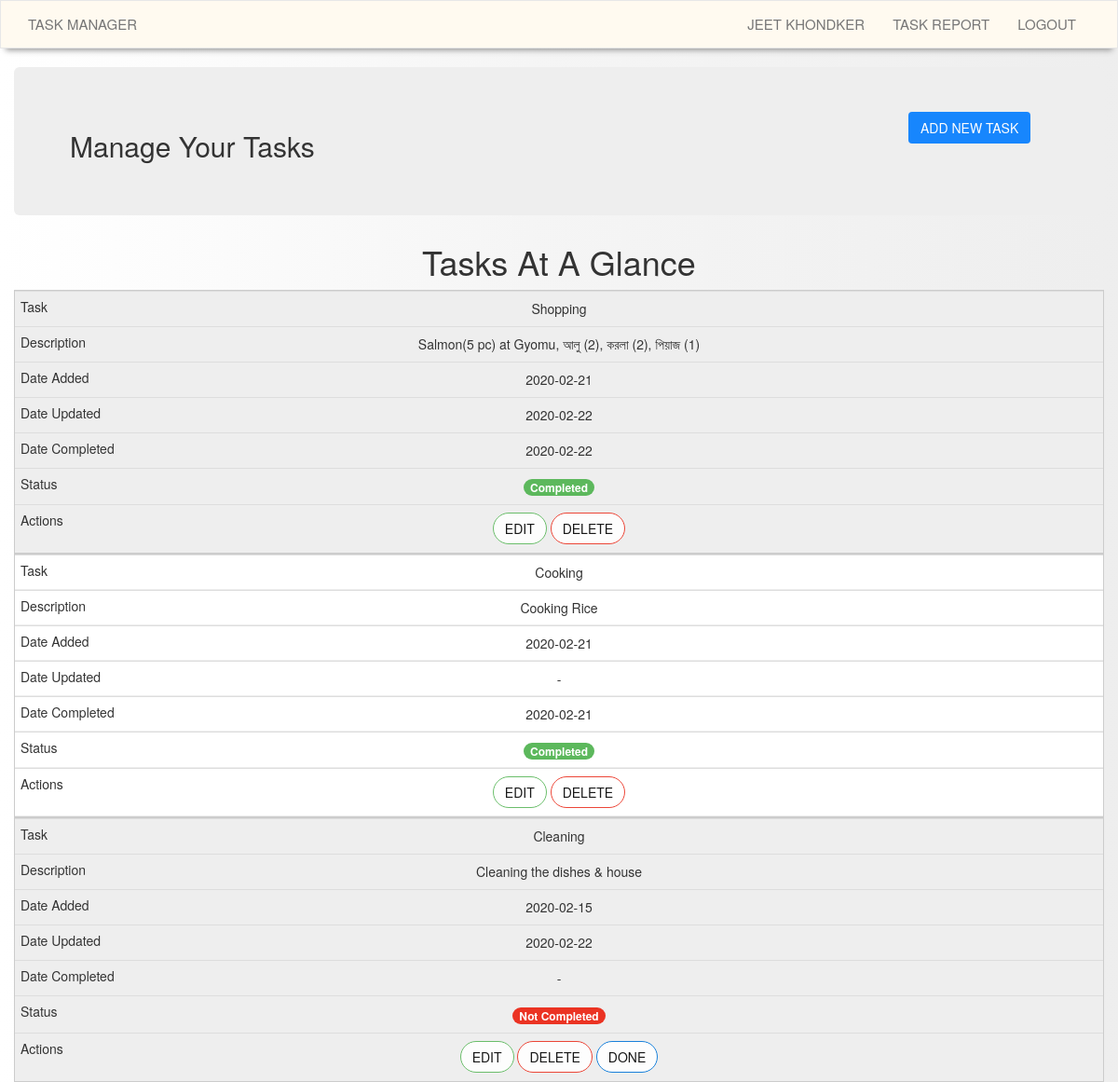
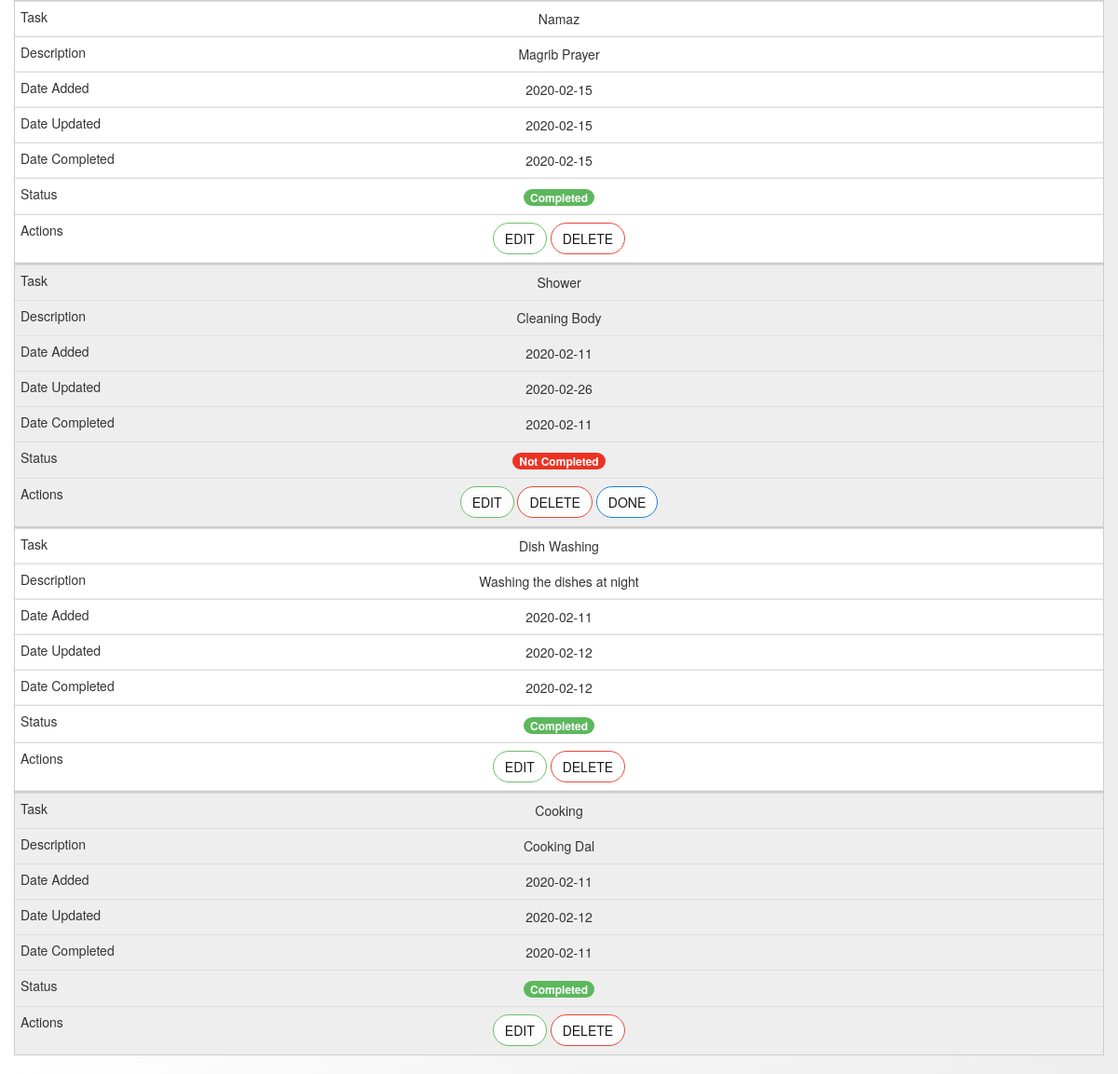
The app's page /index (signed in) with its own data (2 pictures, top to bottom).
### app/models.py (models this page shows, shortened)
class User(UserMixin, db.Model):
    __tablename__ = "user"
    id = db.Column(db.Integer, primary_key = True)
    username = db.Column(db.String(64), index = True, unique = True)
    firstName = db.Column(db.String(50))
    lastName = db.Column(db.String(50))
    email = db.Column(db.String(120), index = True, unique = True)
    password_hash = db.Column(db.String(128))
    todoitems = db.relationship("ToDo", backref = "owner", lazy = "dynamic")

class ToDo(db.Model):
    __tablename__ = "todoitems"
    item_id = db.Column(db.Integer, primary_key = True)
    title = db.Column(db.String(100), nullable = False)
    description = db.Column(db.String(200), nullable = False)
    date_created = db.Column(db.DateTime, default = datetime.utcnow)
    date_updated = db.Column(db.DateTime)
    date_completed = db.Column(db.DateTime)
    is_completed = db.Column(db.Boolean, default = False, nullable = False)
    user_id = db.Column(db.Integer, db.ForeignKey("user.id"), nullable = False)

### app/routes.py (the view)
@app.route('/', methods = ["POST", "GET"])
@app.route("/index", methods = ["POST", "GET"])
@login_required
def index():
    todoitems = ToDo.query.filter_by(user_id = current_user.id).order_by(ToDo.date_created.desc()).all()
    return render_template("index.html", todoitems = todoitems)

### app/models.py (called while the page is built)
@login.user_loader
def load_user(id):
    return User.query.get(int(id))

### app/routes.py (called while the page is built)
@app.before_request
def before_request():
    g.locale = str(get_locale())

### app/templates/index.html (shortened to what this page needs)
{% extends "base.html" %}
{% block app_content %}
    <div class="container">
        <div class="row">
            <div class="jumbotron">
                <div class="row">
                    <div class="col-md-10">
                        <h2>{{ _("Manage Your Tasks") }}</h2>
                    </div>
                    <div class="col-md-2">
                        <span class="align-middle">
                            <button type="button" class="btn btn-addTask" data-toggle="modal" data-target="#addTask">{{ _("Add New Task") }}</button>
                        </span>
                    </div>
                </div>
            </div>
            <h1 class="text-center">{{ _("Tasks At A Glance") }}</h1>
            {% if todoitems|length < 1 %}
                <h3 class="text-center">{{ _("Currently you dont have any tasks") }}, {{ current_user.firstName }}{{ _(". Create One?") }}</h3>
            {% else %}
                <table class="table table-dark">
                    <tbody>
                        {% for todoitem in todoitems %}
                            {% if todoitem.is_completed == True %}
                                <tr class="data-hover">
                                    <td>{{ todoitem.title }}</td>
                                    <td>{{ todoitem.description }}</td>
                                    <td>{{ todoitem.date_created.date() }}</td>
                                    <td>
                                        {% if todoitem.date_updated != None %}
                                            {{ todoitem.date_updated.date() }}
                                        {% else %}
                                            -
                                        {% endif %}
                                    </td>
                                    <td>
                                        {% if todoitem.date_completed != None %}
                                            {{ todoitem.date_completed.date() }}
                                        {% else %}
                                            -
                                        {% endif %}
                                    </td>
                                    <td><span class="badge badge-completed">{{ _("Completed") }}</span></td>
                                    <td>
                                        <a href="/update/{{ todoitem.item_id }}" class="btn btn-primary edit_button" data-toggle="modal" data-target="#editItem{{todoitem.item_id}}">{{ _("Edit") }}</a>
                                        <a onclick="playDelSound(event);" href="/delete/{{ todoitem.item_id }}" class="btn delete-button">{{ _("Delete") }}</a>
                                    </td>
                                </tr>
                            {% else %}
                                <tr class="data-hover">
                                    <td>{{ todoitem.title }}</td>
                                    <td>{{ todoitem.description }}</td>
                                    <td>{{ todoitem.date_created.date() }}</td>
                                    <td>
                                        {% if todoitem.date_updated != None %}
                                            {{ todoitem.date_updated.date() }}
                                        {% else %}
                                            -
                                        {% endif %}
                                    </td>
                                    <td>
                                        {% if todoitem.date_completed != None %}
                                            {{ todoitem.date_completed.date() }}
                                        {% else %}
                                            -
                                        {% endif %}
                                    </td>
                                    <td><span class="badge badge-incomplete">{{ _("Not Completed") }}</span></td>
                                    <td>
                                        <a href="/update/{{ todoitem.item_id }}" class="btn btn-primary edit_button" data-toggle="modal" data-target="#editItem{{todoitem.item_id}}">{{ _("Edit") }}</a>
                                        <a onclick="playDelSound(event);" href="/delete/{{ todoitem.item_id }}" class="btn delete-button">{{ _("Delete") }}</a>
                                        <a href="/done/{{ todoitem.item_id }}" class="btn btn-tobecomplete">{{ _("Done") }}</a>
                                    </td>
                                </tr>
                            {% endif %}
                        {% endfor %}
                    </tbody>
                </table>
            {% endif %}
        </div>
    </div>
{% endblock %}

### app/templates/base.html (shortened to what this page needs)
{% extends "bootstrap/base.html" %}
{% block styles %}
    {{ super() }}
    <link rel="stylesheet" href="{{ url_for('static', filename='css/mobile-style.css') }}">
    <link rel="stylesheet" href="{{ url_for('static', filename='css/pc-style.css') }}">
{% endblock %}
{% block navbar %}
    <nav class="navbar navbar-default navbar-expand-lg navbar-light bg-light" role="navigation">
        <div class="container">
            <div class="navbar-header">
                <a class="navbar-brand text-uppercase" href="{{ url_for('index') }}">{{ _("Task Manager") }}</a>
            </div>
            <div class="collapse navbar-collapse" id="bs-example-navbar-collapse-1">
                <ul class="nav navbar-nav navbar-right">
                    {% if current_user.is_anonymous %}
                        <li><a href="{{ url_for('login') }}">{{ _("Login") }}</a></li>
                    {% else %}
                        <li><a href="{{ url_for('user', username=current_user.username) }}">{{ current_user.firstName }}&nbsp;{{ current_user.lastName }}</a></li>
                        <li><a href="{{ url_for('view_taskreport', user_id=current_user.id) }}">{{ _("Task Report") }}</a></li>
                        <li><a href="{{ url_for('logout') }}">{{ _("Logout") }}</a></li>
                    {% endif %}
                </ul>
            </div>
        </div>
    </nav>
{% endblock %}
{% block content %}
    <div class="container">
        <div class="row">
            {% block app_content %}{% endblock %}
        </div>
    </div>
{% endblock %}

### app/static/css/mobile-style.css (style rules this page uses)
@media only screen and (max-width: 760px), 
(min-device-width: 768px) and (max-device-width: 1024px) { table, thead, tbody, th, td, tr { display: block; } }
@media only screen and (max-width: 760px), 
(min-device-width: 768px) and (max-device-width: 1024px) { tr { border: 1px solid #ccc; } }
@media only screen and (max-width: 760px), 
(min-device-width: 768px) and (max-device-width: 1024px) { td { border: none; border-bottom: 1px solid #eee; position: relative; padding-left: 50%; } }
@media only screen and (max-width: 760px), 
(min-device-width: 768px) and (max-device-width: 1024px) { td:before { position: absolute; top: 6px; left: 6px; width: 45%; padding-right: 10px; white-space: nowrap; } }
@media only screen and (max-width: 760px), 
(min-device-width: 768px) and (max-device-width: 1024px) { td:nth-of-type(1)::before { content: "Task"; text-align: left; } }
@media only screen and (max-width: 760px), 
(min-device-width: 768px) and (max-device-width: 1024px) { td:nth-of-type(2)::before { content: "Description"; text-align: left; } }
@media only screen and (max-width: 760px), 
(min-device-width: 768px) and (max-device-width: 1024px) { td:nth-of-type(3)::before { content: "Date Added"; text-align: left; } }
@media only screen and (max-width: 760px), 
(min-device-width: 768px) and (max-device-width: 1024px) { td:nth-of-type(4)::before { content: "Date Updated"; text-align: left; } }
@media only screen and (max-width: 760px), 
(min-device-width: 768px) and (max-device-width: 1024px) { td:nth-of-type(5)::before { content: "Date Completed"; text-align: left; } }
@media only screen and (max-width: 760px), 
(min-device-width: 768px) and (max-device-width: 1024px) { td:nth-of-type(6)::before { content: "Status"; text-align: left; } }
@media only screen and (max-width: 760px), 
(min-device-width: 768px) and (max-device-width: 1024px) { td:nth-of-type(7)::before { content: "Actions"; text-align: left; } }
@media only screen and (max-width: 760px), 
(min-device-width: 768px) and (max-device-width: 1024px) { .navbar { background-color: #000; border-radius: 0px; } }
@media only screen and (max-width: 760px), 
(min-device-width: 768px) and (max-device-width: 1024px) { .navbar-brand { color: #fff; text-decoration: none; } }

### app/static/css/pc-style.css (style rules this page uses)
body, html { height: 100%; background: rgba(255,255,255,1); background: -moz-linear-gradient(left, rgba(255,255,255,1) 0%, rgba(245,245,245,0.9) 47%, rgba(237,237,237,0.79) 100%); background: -webkit-gradient(left top, right top, color-stop(0%, rgba(255,255,255,1)), color-stop(47%, rgba(245,245,245,0.9)), color-stop(100%, rgba(237,237,237,0.79))); background: -webkit-linear-gradient(left, rgba(255,255,255,1) 0%, rgba(245,245,245,0.9) 47%, rgba(237,237,237,0.79) 100%); background: -o-linear-gradient(left, rgba(255,255,255,1) 0%, rgba(245,245,245,0.9) 47%, rgba(237,237,237,0.79) 100%); background: -ms-linear-gradient(left, rgba(255,255,255,1) 0%, rgba(245,245,245,0.9) 47%, rgba(237,237,237,0.79) 100%); background: linear-gradient(to right, rgba(255,255,255,1) 0%, rgba(245,245,245,0.9) 47%, rgba(237,237,237,0.79) 100%); filter: progid:DXImageTransform.Microsoft.gradient( startColorstr='#ffffff', endColorstr='#ededed', GradientType=1 ); }
* { box-sizing: border-box; }
a { color: #000; text-decoration: none; }
.navbar-brand { text-transform: uppercase; font-size: 15px; }
.navbar { background-color: #fffaf0; -webkit-box-shadow: 0 8px 6px -6px #999; -moz-box-shadow: 0 8px 6px -6px #999; box-shadow: 0 8px 6px -6px #999; }
table tr td { text-align: center; }
.table { background-color: #fff; }
tr:nth-of-type(odd) { background: #eee; }
.nav li a { text-transform: uppercase; font-size: 15px; }
.btn-addTask { background-color: #007bff; color: #fff; cursor: pointer; opacity: 0.9; text-transform: uppercase; }
.edit_button { background-color: #fff; color: #000; border: 1px solid #5cb85c; border-radius: 25px; cursor: pointer; opacity: 0.9; text-transform: uppercase; }
.delete-button { background-color: #fff; color: #000; border: 1px solid #eb3323; border-radius: 25px; cursor: pointer; opacity: 0.9; text-transform: uppercase; }
.btn-tobecomplete { background-color: #fff; color: #000; border: 1px solid #0275d8; border-radius: 25px; cursor: pointer; opacity: 0.9; text-transform: uppercase; }
.badge-completed { background-color: #5cb85c; }
.badge-incomplete { background-color: #eb3323; }

### records on screen
User: firstName "JEET", lastName "KHONDKER"
ToDo: title "Shopping", description "Salmon(5 pc) at Gyomu, আলু (2), করলা (2), পিয়াজ (1)", date_created "2020-02-21", date_updated "2020-02-22", date_completed "2020-02-22"
ToDo: title "Cooking", description "Cooking Rice", date_created "2020-02-21", date_completed "2020-02-21"
ToDo: title "Cleaning", description "Cleaning the dishes & house", date_created "2020-02-15", date_updated "2020-02-22"
ToDo: title "Namaz", description "Magrib Prayer", date_created "2020-02-15", date_updated "2020-02-15", date_completed "2020-02-15"
ToDo: title "Shower", description "Cleaning Body", date_created "2020-02-11", date_updated "2020-02-26", date_completed "2020-02-11"
ToDo: title "Dish Washing", description "Washing the dishes at night", date_created "2020-02-11", date_updated "2020-02-12", date_completed "2020-02-12"
ToDo: title "Cooking", description "Cooking Dal", date_created "2020-02-11", date_updated "2020-02-12", date_completed "2020-02-11"
